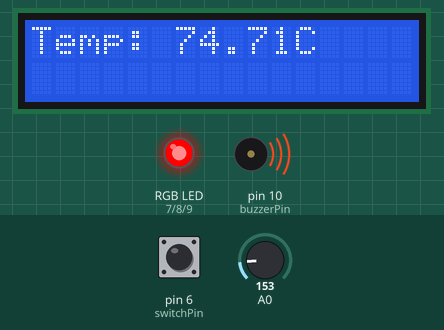
This sketch was run on a simulated Arduino Uno, built with avr-gcc and run on an emulated ATmega328P. Parts: 16×2 character LCD, an RGB LED mixed from three pins (HIGH = lit), buzzer (waves = sounding). The inputs (shaded band) are chosen by the test bench; at power-on: pin 6 (switchPin) HIGH, A0 = 153. What the sketch prints to the serial monitor is not drawn.

Above: at 1.2 s.
1.3 s: pin 6 (switchPin) pulled LOW for 3.2 s
At 5.5 s:
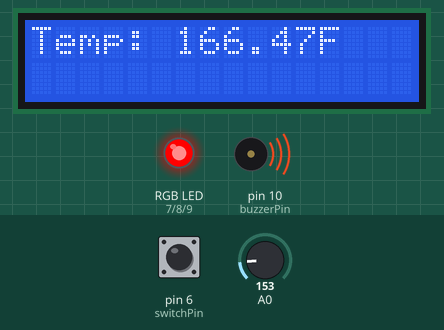
6.0 s: A0 set to 131
At 7.0 s:
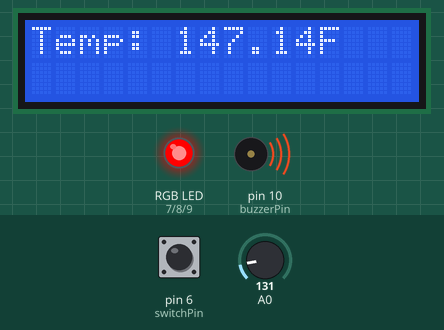
7.5 s: A0 set to 112
At 8.5 s:
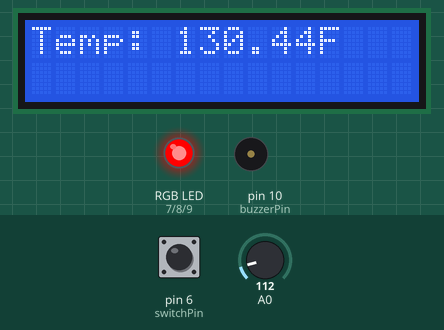
9.1 s: pin 6 (switchPin) pulled LOW for 0.6 s
At 10.1 s:
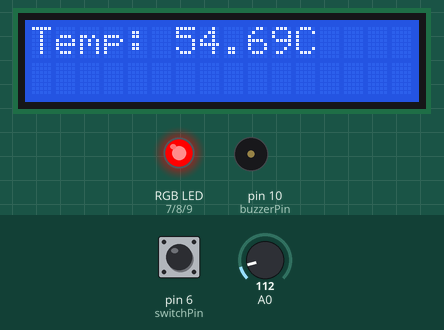
11.2 s: A0 set to 133
At 12.1 s:
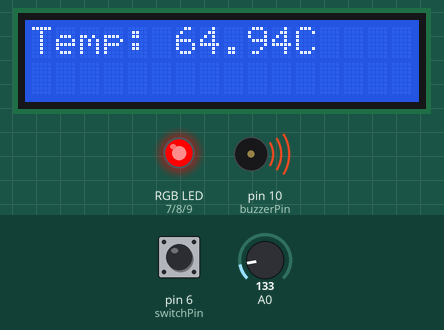
12.8 s: pin 6 (switchPin) pulled LOW for 0.6 s
At 13.7 s:
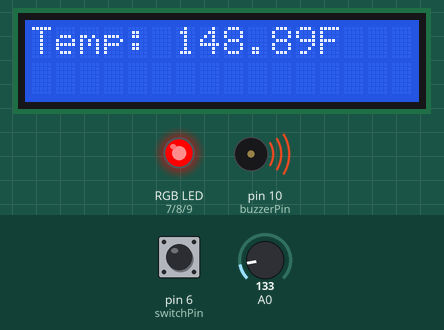
Timing chart, 0 to 15.8 s (numbered marks = the images above; inputs shaded):
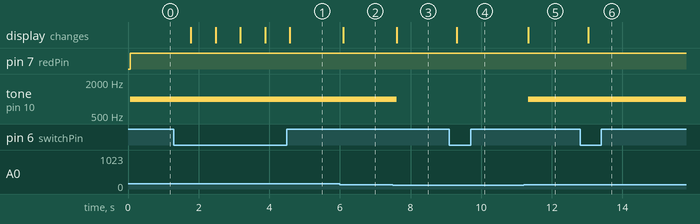

The sketch:

Digital_Thermometer.ino
```cpp
#include <LiquidCrystal.h>

// LCD module connections
LiquidCrystal lcd(12, 11, 5, 4, 3, 2);

// Pin assignments for RGB LED
const int redPin = 7;
const int greenPin = 8;
const int bluePin = 9;

// Pin assignment for slide switch
const int switchPin = 6;

// Pin assignment for piezo buzzer
const int buzzerPin = 10;

// Variables
float temperatureCelsius;
bool isFahrenheit = false;
bool buzzerActive = false;

void setup() {
  // Initialize LCD
  lcd.begin(16, 2);

  // Initialize serial communication
  Serial.begin(9600);

  // Set RGB LED pins as outputs
  pinMode(redPin, OUTPUT);
  pinMode(greenPin, OUTPUT);
  pinMode(bluePin, OUTPUT);

  // Set slide switch pin as input
  pinMode(switchPin, INPUT_PULLUP);

  // Set piezo buzzer pin as output
  pinMode(buzzerPin, OUTPUT);
}

void loop() {
  // Read slide switch state
  int switchState = digitalRead(switchPin);

  // Toggle between Celsius and Fahrenheit
  if (switchState == LOW) {
    isFahrenheit = !isFahrenheit;
    delay(200);
  }

  // Read temperature from TMP36
  int sensorValue = analogRead(A0);
  temperatureCelsius = (sensorValue * 0.004882814) * 100.0;

  // Convert to Fahrenheit if required
  float temperature = isFahrenheit ? (temperatureCelsius * 1.8) + 32 : temperatureCelsius;

  // Display temperature on LCD
  lcd.setCursor(0, 0);
  lcd.print("Temp: ");
  lcd.print(temperature);

  // Display the temperature unit based on the switch state
  lcd.print(isFahrenheit ? "F " : "C ");

  // Set RGB LED color based on temperature gradient
  setGradientColor(temperatureCelsius);

  // Check if temperature is extremely hot and activate the piezo buzzer
  if (temperatureCelsius > 60) {
    if (!buzzerActive) {
      activateBuzzer();
      buzzerActive = true;
    }
  } else {
    if (buzzerActive) {
      stopBuzzer();
      buzzerActive = false;
    }
  }

  // Print temperature to the serial monitor
  Serial.print("Temperature: ");
  Serial.print(temperature);
  Serial.println(isFahrenheit ? "F" : "C");

  delay(500);
}

// Function to set RGB LED color based on temperature gradient
void setGradientColor(float temperature) {
  // Map temperature to a color gradient range (e.g., blue to red)
  int minTemperature = 10; // Minimum temperature in gradient range
  int maxTemperature = 40; // Maximum temperature in gradient range

  // Map temperature value to a gradient range (0-255)
  int colorValue = map(temperature, minTemperature, maxTemperature, 0, 255);

  // Set the RGB LED color using the gradient value
  analogWrite(redPin, colorValue);
  analogWrite(greenPin, 255 - colorValue);
  analogWrite(bluePin, 0);
}

// Function to activate the piezo buzzer
void activateBuzzer() {
  tone(buzzerPin, 1000); // Set the buzzer frequency to 1000 Hz
}

// Function to stop the piezo buzzer
void stopBuzzer() {
  noTone(buzzerPin); // Turn off the buzzer
}
```

Measured:
- the behaviour switches between 123 and 122 on A0 (found by bisection; images 2 and 3)
- after the input at 1.3 s, the display: changes after 0.47 s (image 1)
- after the input at 6.0 s, the display: changes after 0.10 s (image 2)
- after the input at 7.5 s, tone on pin 10 (buzzerPin): 1000 Hz → silent after 0.11 s; the display: changes after 0.11 s (image 3)
- after the input at 9.1 s, the display: changes after 0.22 s (image 4)
- after the input at 11.2 s, tone on pin 10 (buzzerPin): silent → 1000 Hz after 0.13 s; the display: changes after 0.13 s (image 5)
- after the input at 12.8 s, the display: changes after 0.24 s (image 6)
